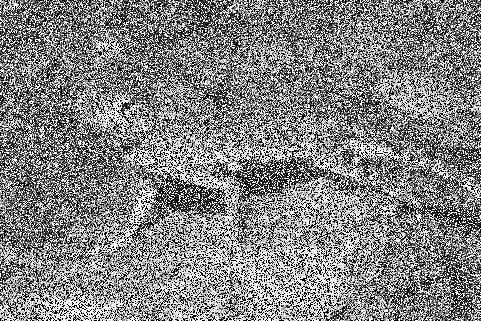
#> input picture solovyev/img/V/3/test3.png, 481 x 321 px
$ python space_filtering.py   (Python 2 division)
#> lines starting #> are read from the running program, lines starting #| are printed output that depends on the picture
'''
Created on Mar 23, 2017

@author: vlad
'''

import numpy as np
import cv2


def get_balanced_avg_mask(n):
    return np.ones((n, n),np.float32)/ (n**2)

def get_weighted_mask(n):
    m = np.zeros((n,n))
    c = n/2
    for i in range(-n/2, n/2):
        a = 1
        m[c + i][c]     = a
        m[c]    [c + i] = a
    s = np.sum(m)
    return m / s


n = 11
image = cv2.imread('../img/V/3/test3.png', cv2.IMREAD_GRAYSCALE)
#> image is the input picture: shape (321, 481); min 0, max 255, mean 131.6
m1 = get_balanced_avg_mask(n)
avg_img  = cv2.filter2D(image, -1, m1)
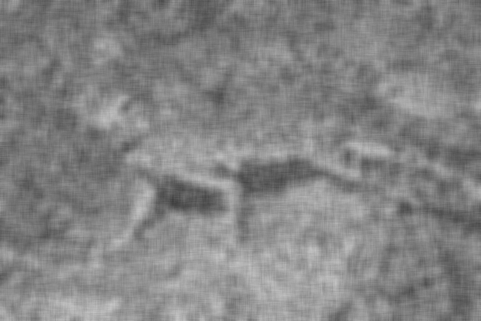
#> avg_img: shape (321, 481); min 62, max 197, mean 131.7
m2 = get_weighted_mask(n)
print m2
special_img = cv2.filter2D(image, -1, m2)
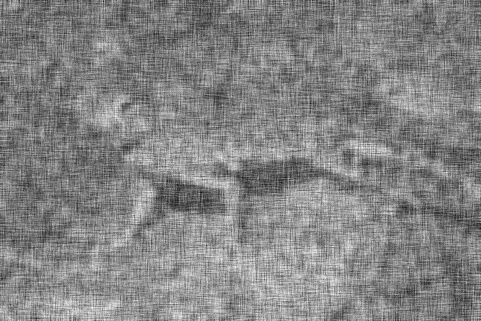
#> special_img: shape (321, 481); min 23, max 247, mean 131.6
median_img = cv2.medianBlur(image, n)
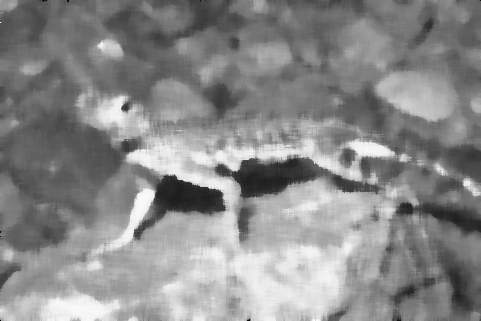
#> median_img: shape (321, 481); min 2, max 250, mean 137.7


cv2.imwrite("../img/V/3/balanced.jpg",  avg_img)
cv2.imwrite("../img/V/3/weighted.jpg",  special_img)
cv2.imwrite("../img/V/3/medianed.jpg", median_img)
print "Done"
